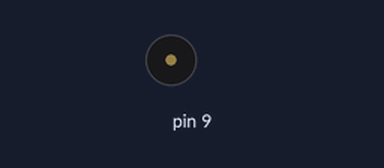
This sketch was run on a simulated Arduino Uno, built with avr-gcc and run on an emulated ATmega328P. Parts: buzzer (waves = sounding). At 11.5 s the program stops and its outputs stay as they are.

Above: at 1.2 s.
At 6.99 s:
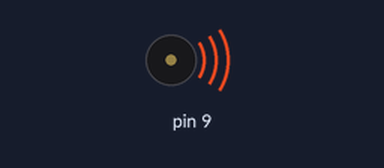
Timing chart, 0 to 7.7 s (numbered marks = the images above):
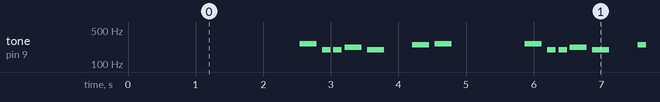

Measured:
- by itself, tone on pin 9: repeats every 3.3 s: silent 0.08 s, 2 × (196 Hz 0.13 s, silent 0.04 s), 220 Hz 0.25 s, silent 0.08 s, 196 Hz 0.25 s, silent 0.42 s, 247 Hz 0.25 s, silent 0.08 s, 262 Hz 0.25 s, silent 1.1 s, 262 Hz 0.25 s

The sketch:

toneAC_demo.ino
```cpp
// ---------------------------------------------------------------------------
// Connect your piezo buzzer (without internal oscillator) or speaker to these pins:
//   Pins  9 & 10 - ATmega328, ATmega128, ATmega640, ATmega8, Uno, Leonardo, etc.
//   Pins 11 & 12 - ATmega2560/2561, ATmega1280/1281, Mega
//   Pins 12 & 13 - ATmega1284P, ATmega644
//   Pins 14 & 15 - Teensy 2.0
//   Pins 25 & 26 - Teensy++ 2.0
// Be sure to include an inline 100 ohm resistor on one pin as you normally do when connecting a piezo or speaker.
// ---------------------------------------------------------------------------

#include "arduino-toneac/toneAC.h"

// Melody liberated from the toneMelody Arduino example sketch by Tom Igoe.
int melody[] = { 262, 196, 196, 220, 196, 0, 247, 262 };
int noteDurations[] = { 4, 8, 8, 4, 4, 4, 4, 4 };

void setup() {} // Nothing to setup, just start playing!

void loop() {
  for (unsigned long freq = 125; freq <= 15000; freq += 10) {
    toneAC(freq); // Play the frequency (125 Hz to 15 kHz sweep in 10 Hz steps).
    delay(1);     // Wait 1 ms so you can hear it.
  }
  toneAC(); // Turn off toneAC, can also use noToneAC().

  delay(1000); // Wait a second.

  for (int thisNote = 0; thisNote < 8; thisNote++) {
    int noteDuration = 1000/noteDurations[thisNote];
    toneAC(melody[thisNote], 10, noteDuration, true); // Play thisNote at full volume for noteDuration in the background.
    delay(noteDuration * 4 / 3); // Wait while the tone plays in the background, plus another 33% delay between notes.
  }

  delay(1000); // Wait a second.

  for (int thisNote = 0; thisNote < 8; thisNote++) {
    int noteDuration = 1000/noteDurations[thisNote];
    toneAC(melody[thisNote], 2, noteDuration, true); // Play thisNote at full volume for noteDuration in the background.
    delay(noteDuration * 4 / 3); // Wait while the tone plays in the background, plus another 33% delay between notes.
  }

  delay(1000); // Wait a second.

  for (int thisNote = 0; thisNote < 8; thisNote++) {
    int noteDuration = 1000/noteDurations[thisNote];
    toneAC(melody[thisNote], 5, noteDuration, true); // Play thisNote at full volume for noteDuration in the background.
    delay(noteDuration * 4 / 3); // Wait while the tone plays in the background, plus another 33% delay between notes.
  }

  while(1); // Stop (so it doesn't repeat forever driving you crazy--you're welcome).
}

//uint8_t _tAC_volume[] = { 200, 100, 67, 50, 40, 33, 29, 22, 11, 2 };
```
